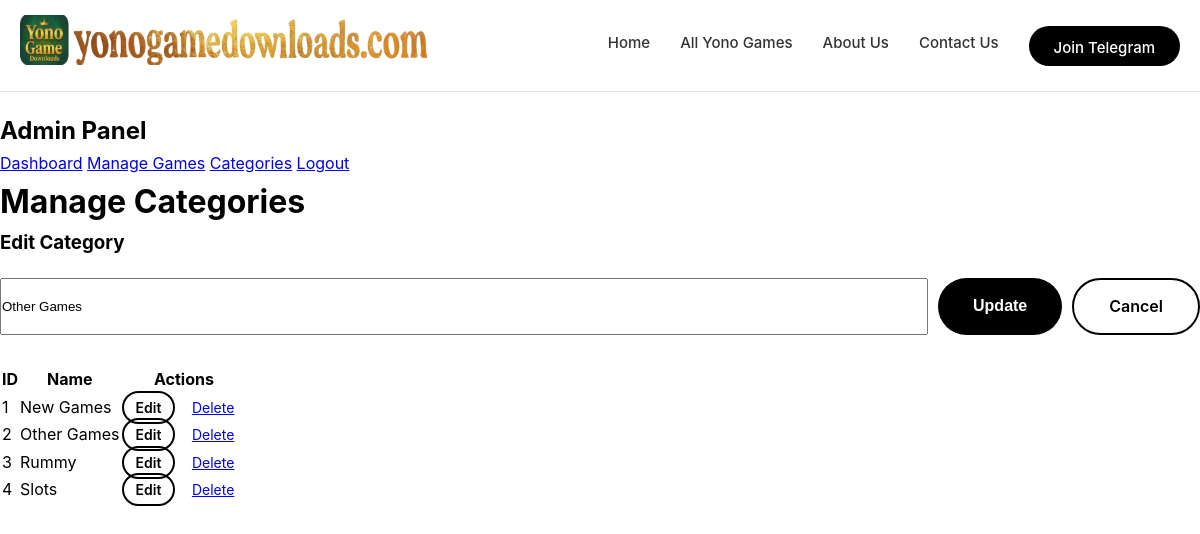
Page /admin/pages/categories.php?edit=2 (signed in) on the committed database.
### tables this page shows
CREATE TABLE IF NOT EXISTS categories (
    id INT AUTO_INCREMENT PRIMARY KEY,
    name VARCHAR(100) NOT NULL,
    slug VARCHAR(100) NOT NULL UNIQUE,
    meta_title VARCHAR(255),
    meta_description TEXT,
    created_at TIMESTAMP DEFAULT CURRENT_TIMESTAMP
);

### includes/functions.php (called while the page is built, shortened)
<?php
require_once 'db.php';
function getCategories() {
    global $pdo;
    $stmt = $pdo->query("SELECT * FROM categories ORDER BY id");
    return $stmt->fetchAll();
}
?>

### admin/pages/categories.php (the view, shortened to what this page needs)
<?php
require_once '../../includes/db.php';
require_once '../../includes/functions.php';
$editingCategory = null;
if (isset($_GET['edit']) && is_numeric($_GET['edit'])) {
    $stmt = $pdo->prepare("SELECT * FROM categories WHERE id = :id");
    $stmt->execute([':id' => $_GET['edit']]);
    $editingCategory = $stmt->fetch();
}
$categories = getCategories();
require_once '../includes/header.php';
?>
<div class="admin-container">
    <div class="admin-sidebar">
        <h2>Admin Panel</h2>
        <a href="dashboard.php">Dashboard</a>
        <a href="games.php">Manage Games</a>
        <a href="categories.php" class="active">Categories</a>
        <a href="logout.php">Logout</a>
    </div>
    <div class="admin-content">
        <div class="admin-header">
            <h1>Manage Categories</h1>
        </div>
        <div class="card" style="margin-bottom:30px;">
            <h3 style="margin-bottom:20px;"><?php echo $editingCategory ? 'Edit Category' : 'Add New Category'; ?></h3>
            <form method="POST" style="display:flex;gap:10px;flex-wrap:wrap;">
                <input type="text" name="name" placeholder="Category Name" style="flex:1;min-width:200px;" value="<?php echo $editingCategory ? htmlspecialchars($editingCategory['name']) : ''; ?>" required>
                <button type="submit" name="<?php echo $editingCategory ? 'edit_category' : 'add_category'; ?>" class="btn btn-primary">
                    <?php echo $editingCategory ? 'Update' : 'Add'; ?>
                </button>
                <?php if ($editingCategory): ?>
                    <a href="categories.php" class="btn btn-secondary">Cancel</a>
                <?php endif; ?>
            </form>
        </div>
        <div class="table-container">
            <table>
                <thead>
                    <tr>
                        <th>ID</th>
                        <th>Name</th>
                        <th>Actions</th>
                    </tr>
                </thead>
                <tbody>
                    <?php foreach($categories as $cat): ?>
                    <tr>
                        <td><?php echo $cat['id']; ?></td>
                        <td><?php echo htmlspecialchars($cat['name']); ?></td>
                        <td>
                            <a href="categories.php?edit=<?php echo $cat['id']; ?>" class="btn btn-secondary" style="padding:6px 12px;font-size:14px;">Edit</a>
                            <a href="categories.php?delete=<?php echo $cat['id']; ?>" class="btn btn-danger" style="padding:6px 12px;font-size:14px;" onclick="return confirm('Are you sure?')">Delete</a>
                        </td>
                    </tr>
                    <?php endforeach; ?>
                </tbody>
            </table>
        </div>
    </div>
</div>
<?php require_once '../includes/footer.php'; ?>

### assets/css/style.css (style rules this page uses)
* { margin: 0; padding: 0; box-sizing: border-box; }
:root { --white: #FFFFFF; --black: #000000; --light-gray: #F5F5F5; --gray: #E5E5E5; --dark-gray: #333333; --text-gray: #666666; }
body { font-family: -apple-system, BlinkMacSystemFont, 'Segoe UI', Roboto, Oxygen, Ubuntu, Cantarell, sans-serif; background-color: var(--white); color: var(--black); line-height: 1.6; }
.btn-primary { background: var(--black); color: var(--white); padding: 14px 35px; border-radius: 50px; font-size: 16px; font-weight: 600; text-decoration: none; border: none; cursor: pointer; transition: all 0.3s ease; }
.btn-secondary { background: transparent; color: var(--black); padding: 14px 35px; border-radius: 50px; font-size: 16px; font-weight: 600; text-decoration: none; border: 2px solid var(--black); cursor: pointer; transition: all 0.3s ease; }

### rows in the picture
categories: name "Other Games", id "2"
categories: id "1", name "New Games"
categories: id "3", name "Rummy"
categories: id "4", name "Slots"
